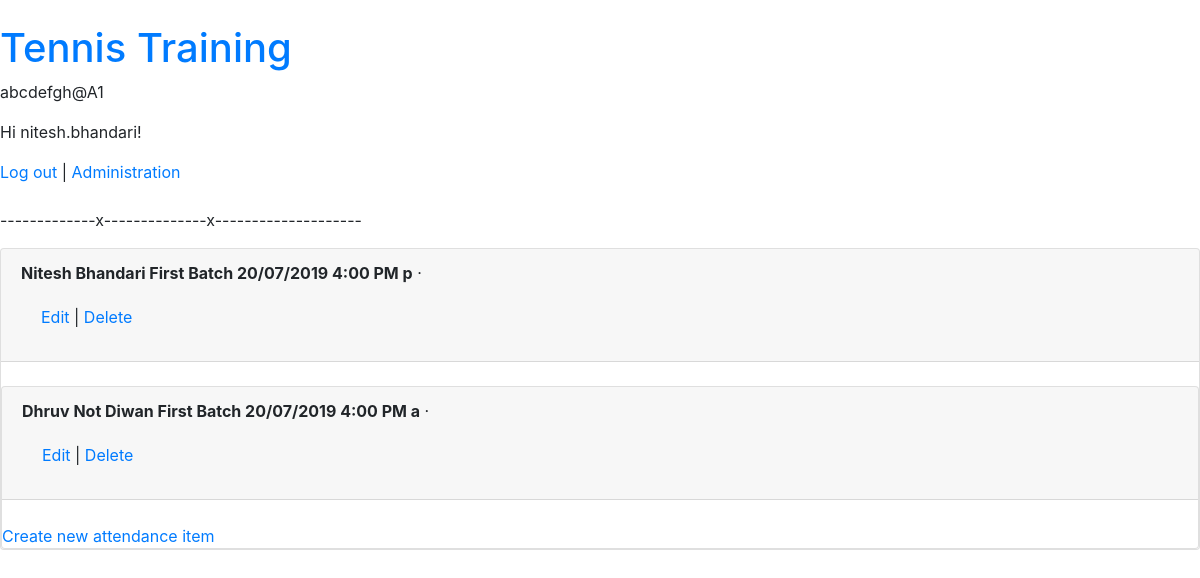
Page /attendance/item/ (signed in) on the committed database.
### users/models.py (models this page shows)
class CustomUser(AbstractUser):
    middle_name = models.CharField(null = True, max_length=300)
    date_of_birth = models.DateField(null = True)
    mobile = PhoneNumberField(null = True)
    telephone = PhoneNumberField(null = True)
    intercom = models.CharField(null = True, max_length=300)

### attendance/models.py (models this page shows, shortened)
class AttendanceItem(models.Model):
    student = models.ForeignKey(AttendancePerson, on_delete = models.CASCADE,)
    attendance_event = models.ForeignKey(AttendanceEvent, on_delete = models.CASCADE,)
    status = models.CharField(null = True, max_length=300)
    def __str__(self):
        return '\t'.join([self.student.name() , str(self.attendance_event) , self.status])

class AttendancePerson(models.Model):
    first_name = models.CharField(null = True, max_length=300)
    last_name = models.CharField(null = True, blank = True, max_length=300)
    middle_name = models.CharField(null = True, blank = True, max_length=300)
    date_of_birth = models.DateField(null = True, blank = True)
    mobile = PhoneNumberField(null = True, blank = True)
    telephone = PhoneNumberField(null = True, blank = True, max_length=300)
    user = models.ForeignKey(CustomUser, blank = True, null = True, on_delete = models.CASCADE,)
    title = models.CharField(null = True, max_length=300)
    subtitle = models.CharField(null = True, max_length=300)
    def name(self):
        n = self.first_name
        if self.middle_name:
            n += " " + self.middle_name
        if self.last_name:
            n += " " + self.last_name
        return n

class AttendanceEvent(models.Model):
    name = models.CharField(null = True, max_length=300)
    students = models.ManyToManyField(AttendancePerson, blank = True)
    batches = models.ManyToManyField(Batch, blank = True)
    scheduled_date_time = models.DateTimeField(null = True, blank = True)
    execution_date_time = models.DateTimeField(null = True, blank = True)
    event_status = models.CharField(null = True, max_length=300)
    def __str__(self):
        return self.name

### attendance/item/views.py (the view)
# urls.py: path('', AttendanceItemListView.as_view(), name='attendance_item_list'),
class AttendanceItemListView(LoginRequiredMixin , ListView):
    model = AttendanceItem
    template_name = 'item/attendance_item_list.html'
    login_url = 'login'

### attendance/templates/item/attendance_item_list.html (shortened to what this page needs)
{% extends 'base.html' %}
{% block content %}
{% for attendance_item in object_list %}
<div class="card">
  <div class="card-header">
    <span class="font-weight-bold">{{ attendance_item }}</span> &middot;
    <div class="card-body">
      <a href="{% url 'attendance_item_edit' attendance_item.pk %}">Edit</a> |
      <a href="{% url 'attendance_item_delete' attendance_item.pk %}">Delete</a>
    </div>
  </div>
  <br />
  {% endfor %}
  <a href="{% url 'attendance_item_new' %}">Create new attendance item</a>
  {% endblock content %}

### templates/base.html (shortened to what this page needs)
﻿<!DOCTYPE html>
<html>
<head>
    <link rel="stylesheet"
          href="https://stackpath.bootstrapcdn.com/bootstrap/4.1.3/css/\bootstrap.min.css"
>
</head>
<body>
  <div>
    <header>
      <div class="nav-left">
        <h1><a href="{% url 'home' %}">Tennis Training</a></h1>
      </div>
    </header>
    <p>abcdefgh@A1</p>
    {% if user.is_authenticated %}
      <p>Hi {{ user.username }}!</p>
      <a href="{% url 'logout' %}">Log out</a>
    {% else %}
      <p>You are not logged in.</p>
      <a href="{% url 'login' %}">Log In</a> |
      <a href="{% url 'signup' %}">Sign Up</a>
    {% endif %}
       | <a href="/admin" target="_blank">Administration</a>
<br><br>
<p>-------------x--------------x--------------------</p>
    {% block content %}
    {% endblock content %}
  </div>
</body>
</html>

### rows in the picture
CustomUser: username "nitesh.bhandari"
AttendanceItem: student+attendance_event+status "Nitesh Bhandari First Batch 20/07/2019 4:00 PM p"
AttendanceItem: student+attendance_event+status "Dhruv Not Diwan First Batch 20/07/2019 4:00 PM a"
